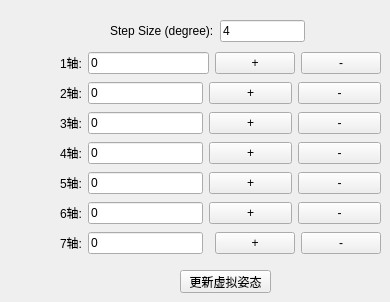
     <widget class="QWidget" name="tab_4">
      <attribute name="title">
       <string>机械臂运动模拟</string>
      </attribute>
      <widget class="QPushButton" name="pushButton_updateRobotSimuPose">
       <property name="geometry">
        <rect>
         <x>180</x>
         <y>270</y>
         <width>91</width>
         <height>23</height>
        </rect>
       </property>
       <property name="text">
        <string>更新虚拟姿态</string>
       </property>
      </widget>
      <widget class="QWidget" name="layoutWidget">
       <property name="geometry">
        <rect>
         <x>60</x>
         <y>50</y>
         <width>321</width>
         <height>213</height>
        </rect>
       </property>
       <layout class="QGridLayout" name="gridLayout_16">
        <item row="0" column="0" colspan="2">
         <layout class="QHBoxLayout" name="horizontalLayout_3">
          <item>
           <widget class="QLabel" name="label_7">
            <property name="text">
             <string>1轴:</string>
            </property>
           </widget>
          </item>
          <item>
           <widget class="QLineEdit" name="lineEdit_jt_1">
            <property name="text">
             <string>0</string>
            </property>
           </widget>
          </item>
         </layout>
        </item>
        <item row="0" column="2">
         <layout class="QHBoxLayout" name="horizontalLayout_29">
          <item>
           <widget class="QPushButton" name="pushButton_a1_p">
            <property name="text">
             <string>+</string>
            </property>
           </widget>
          </item>
          <item>
           <widget class="QPushButton" name="pushButton_a1_m">
            <property name="text">
             <string>-</string>
            </property>
           </widget>
          </item>
         </layout>
        </item>
        <item row="1" column="0">
         <layout class="QHBoxLayout" name="horizontalLayout_19">
          <item>
           <widget class="QLabel" name="label_20">
            <property name="text">
             <string>2轴:</string>
            </property>
           </widget>
          </item>
          <item>
           <widget class="QLineEdit" name="lineEdit_jt_2">
            <property name="text">
             <string>0</string>
            </property>
           </widget>
          </item>
         </layout>
        </item>
        <item row="1" column="1" colspan="2">
         <layout class="QHBoxLayout" name="horizontalLayout_30">
          <item>
           <widget class="QPushButton" name="pushButton_a2_p">
            <property name="text">
             <string>+</string>
            </property>
           </widget>
          </item>
          <item>
           <widget class="QPushButton" name="pushButton_a2_m">
            <property name="text">
             <string>-</string>
            </property>
           </widget>
          </item>
         </layout>
        </item>
        <item row="2" column="0">
         <layout class="QHBoxLayout" name="horizontalLayout_20">
          <item>
           <widget class="QLabel" name="label_21">
            <property name="text">
             <string>3轴:</string>
            </property>
           </widget>
          </item>
          <item>
           <widget class="QLineEdit" name="lineEdit_jt_3">
            <property name="text">
             <string>0</string>
            </property>
           </widget>
          </item>
         </layout>
        </item>
        <item row="2" column="1" colspan="2">
         <layout class="QHBoxLayout" name="horizontalLayout_31">
          <item>
           <widget class="QPushButton" name="pushButton_a3_p">
            <property name="text">
             <string>+</string>
            </property>
           </widget>
          </item>
          <item>
           <widget class="QPushButton" name="pushButton_a3_m">
            <property name="text">
             <string>-</string>
            </property>
           </widget>
          </item>
         </layout>
        </item>
        <item row="3" column="0">
         <layout class="QHBoxLayout" name="horizontalLayout_21">
          <item>
           <widget class="QLabel" name="label_22">
            <property name="text">
             <string>4轴:</string>
            </property>
           </widget>
          </item>
          <item>
           <widget class="QLineEdit" name="lineEdit_jt_4">
            <property name="text">
             <string>0</string>
            </property>
           </widget>
          </item>
         </layout>
        </item>
        <item row="3" column="1" colspan="2">
         <layout class="QHBoxLayout" name="horizontalLayout_32">
          <item>
           <widget class="QPushButton" name="pushButton_a4_p">
            <property name="text">
             <string>+</string>
            </property>
           </widget>
          </item>
          <item>
           <widget class="QPushButton" name="pushButton_a4_m">
            <property name="text">
             <string>-</string>
            </property>
           </widget>
          </item>
         </layout>
        </item>
        <item row="4" column="0">
         <layout class="QHBoxLayout" name="horizontalLayout_26">
          <item>
           <widget class="QLabel" name="label_26">
            <property name="text">
             <string>5轴:</string>
            </property>
           </widget>
          </item>
          <item>
           <widget class="QLineEdit" name="lineEdit_jt_5">
            <property name="text">
             <string>0</string>
            </property>
           </widget>
          </item>
         </layout>
        </item>
        <item row="4" column="1" colspan="2">
         <layout class="QHBoxLayout" name="horizontalLayout_33">
          <item>
           <widget class="QPushButton" name="pushButton_a5_p">
            <property name="text">
             <string>+</string>
            </property>
           </widget>
          </item>
          <item>
           <widget class="QPushButton" name="pushButton_a5_m">
            <property name="text">
             <string>-</string>
            </property>
           </widget>
          </item>
         </layout>
        </item>
        <item row="5" column="0">
         <layout class="QHBoxLayout" name="horizontalLayout_27">
          <item>
           <widget class="QLabel" name="label_27">
            <property name="text">
             <string>6轴:</string>
            </property>
           </widget>
          </item>
          <item>
           <widget class="QLineEdit" name="lineEdit_jt_6">
            <property name="text">
             <string>0</string>
            </property>
           </widget>
          </item>
         </layout>
        </item>
        <item row="5" column="1" colspan="2">
         <layout class="QHBoxLayout" name="horizontalLayout_34">
          <item>
           <widget class="QPushButton" name="pushButton_a6_p">
            <property name="text">
             <string>+</string>
            </property>
           </widget>
          </item>
          <item>
           <widget class="QPushButton" name="pushButton_a6_m">
            <property name="text">
             <string>-</string>
            </property>
           </widget>
          </item>
         </layout>
        </item>
        <item row="6" column="0">
         <layout class="QHBoxLayout" name="horizontalLayout_28">
          <item>
           <widget class="QLabel" name="label_28">
            <property name="text">
             <string>7轴:</string>
            </property>
           </widget>
          </item>
          <item>
           <widget class="QLineEdit" name="lineEdit_jt_7">
            <property name="text">
             <string>0</string>
            </property>
           </widget>
          </item>
         </layout>
        </item>
        <item row="6" column="2">
         <layout class="QHBoxLayout" name="horizontalLayout_35">
          <item>
           <widget class="QPushButton" name="pushButton_a7_p">
            <property name="text">
             <string>+</string>
            </property>
           </widget>
          </item>
          <item>
           <widget class="QPushButton" name="pushButton_a7_m">
            <property name="text">
             <string>-</string>
            </property>
           </widget>
          </item>
         </layout>
        </item>
       </layout>
      </widget>
      <widget class="QWidget" name="layoutWidget">
       <property name="geometry">
        <rect>
         <x>110</x>
         <y>20</y>
         <width>195</width>
         <height>22</height>
        </rect>
       </property>
       <layout class="QHBoxLayout" name="horizontalLayout_36">
        <item>
         <widget class="QLabel" name="label_29">
          <property name="text">
           <string>Step Size (degree):</string>
          </property>
         </widget>
        </item>
        <item>
         <widget class="QLineEdit" name="lineEdit_robotMoveStep">
          <property name="text">
           <string>4</string>
          </property>
         </widget>
        </item>
       </layout>
      </widget>
     </widget>
